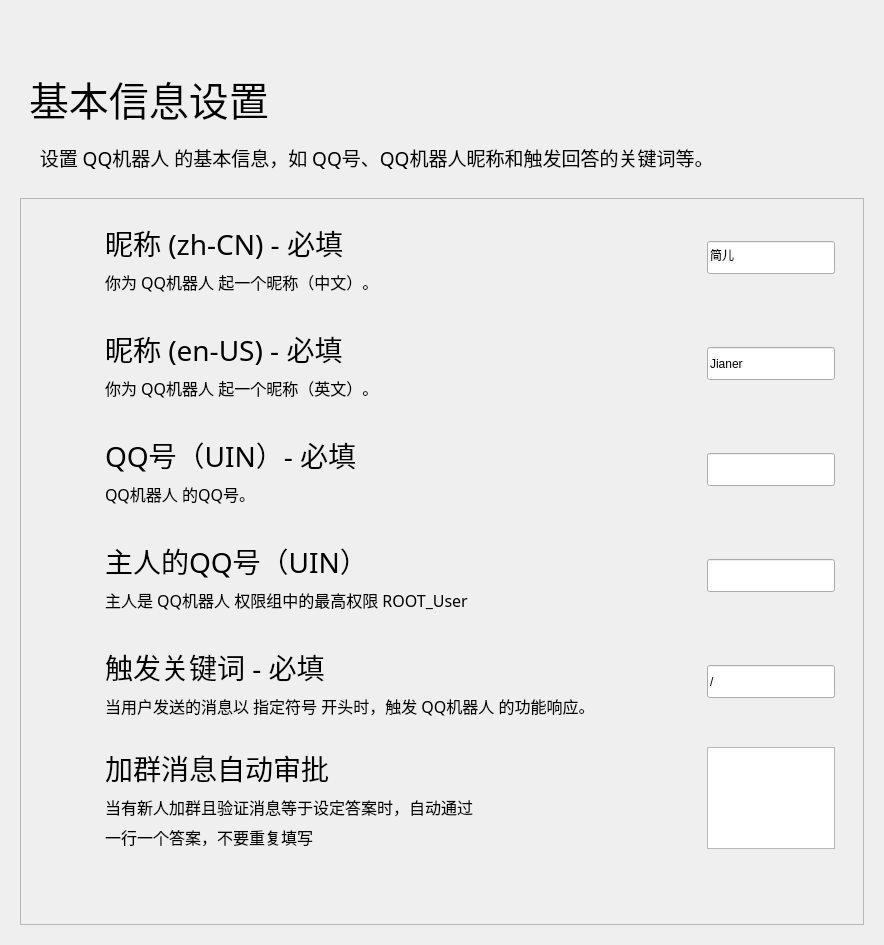
<?xml version="1.0" encoding="UTF-8"?>
<ui version="4.0">
 <class>Form</class>
 <widget class="QWidget" name="Form">
  <property name="geometry">
   <rect>
    <x>0</x>
    <y>0</y>
    <width>884</width>
    <height>945</height>
   </rect>
  </property>
  <property name="minimumSize">
   <size>
    <width>650</width>
    <height>465</height>
   </size>
  </property>
  <property name="windowTitle">
   <string>林浅月 - 设置基本信息</string>
  </property>
  <layout class="QHBoxLayout" name="horizontalLayout">
   <item>
    <widget class="PopUpAniStackedWidget" name="PopUpAniStackedWidget">
     <property name="minimumSize">
      <size>
       <width>0</width>
       <height>0</height>
      </size>
     </property>
     <widget class="QWidget" name="page">
      <layout class="QVBoxLayout" name="verticalLayout">
       <item>
        <spacer name="spacer">
         <property name="orientation">
          <enum>Qt::Vertical</enum>
         </property>
         <property name="sizeType">
          <enum>QSizePolicy::Fixed</enum>
         </property>
         <property name="sizeHint" stdset="0">
          <size>
           <width>20</width>
           <height>40</height>
          </size>
         </property>
        </spacer>
       </item>
       <item>
        <widget class="QWidget" name="widget" native="true">
         <property name="maximumSize">
          <size>
           <width>16777215</width>
           <height>88</height>
          </size>
         </property>
         <layout class="QHBoxLayout" name="horizontalLayout_2">
          <item>
           <widget class="LargeTitleLabel" name="LargeTitleLabel">
            <property name="font">
             <font>
              <family>HarmonyOS Sans SC Medium</family>
              <pointsize>30</pointsize>
              <bold>false</bold>
             </font>
            </property>
            <property name="text">
             <string>基本信息设置</string>
            </property>
           </widget>
          </item>
         </layout>
        </widget>
       </item>
       <item>
        <widget class="SubtitleLabel" name="SubtitleLabel_5">
         <property name="font">
          <font>
           <family>HarmonyOS Sans SC Medium</family>
           <pointsize>14</pointsize>
           <bold>false</bold>
          </font>
         </property>
         <property name="text">
          <string>    设置 QQ机器人 的基本信息，如 QQ号、QQ机器人昵称和触发回答的关键词等。</string>
         </property>
         <property name="wordWrap">
          <bool>true</bool>
         </property>
        </widget>
       </item>
       <item>
        <spacer name="verticalSpacer_32">
         <property name="orientation">
          <enum>Qt::Vertical</enum>
         </property>
         <property name="sizeType">
          <enum>QSizePolicy::Fixed</enum>
         </property>
         <property name="sizeHint" stdset="0">
          <size>
           <width>20</width>
           <height>20</height>
          </size>
         </property>
        </spacer>
       </item>
       <item>
        <widget class="SmoothScrollArea" name="SmoothScrollArea">
         <property name="frameShadow">
          <enum>QFrame::Raised</enum>
         </property>
         <property name="widgetResizable">
          <bool>true</bool>
         </property>
         <widget class="QWidget" name="scrollAreaWidgetContents">
          <property name="geometry">
           <rect>
            <x>0</x>
            <y>0</y>
            <width>846</width>
            <height>725</height>
           </rect>
          </property>
          <layout class="QVBoxLayout" name="verticalLayout_2">
           <item>
            <layout class="QGridLayout" name="gridLayout">
             <item row="2" column="0">
              <widget class="CardWidget" name="Edit_Icon_Settings_2">
               <property name="maximumSize">
                <size>
                 <width>16777215</width>
                 <height>100</height>
                </size>
               </property>
               <layout class="QHBoxLayout" name="horizontalLayout_6">
                <item>
                 <spacer name="horizontalSpacer_14">
                  <property name="orientation">
                   <enum>Qt::Horizontal</enum>
                  </property>
                  <property name="sizeType">
                   <enum>QSizePolicy::Fixed</enum>
                  </property>
                  <property name="sizeHint" stdset="0">
                   <size>
                    <width>10</width>
                    <height>20</height>
                   </size>
                  </property>
                 </spacer>
                </item>
                <item>
                 <widget class="IconWidget" name="IconWidget_5">
                  <property name="enabled">
                   <bool>true</bool>
                  </property>
                  <property name="minimumSize">
                   <size>
                    <width>40</width>
                    <height>40</height>
                   </size>
                  </property>
                  <property name="maximumSize">
                   <size>
                    <width>40</width>
                    <height>40</height>
                   </size>
                  </property>
                 </widget>
                </item>
                <item>
                 <spacer name="horizontalSpacer_15">
                  <property name="orientation">
                   <enum>Qt::Horizontal</enum>
                  </property>
                  <property name="sizeType">
                   <enum>QSizePolicy::Fixed</enum>
                  </property>
                  <property name="sizeHint" stdset="0">
                   <size>
                    <width>10</width>
                    <height>20</height>
                   </size>
                  </property>
                 </spacer>
                </item>
                <item>
                 <layout class="QVBoxLayout" name="verticalLayout_6">
                  <item>
                   <spacer name="verticalSpacer_33">
                    <property name="orientation">
                     <enum>Qt::Vertical</enum>
                    </property>
                    <property name="sizeType">
                     <enum>QSizePolicy::Expanding</enum>
                    </property>
                    <property name="sizeHint" stdset="0">
                     <size>
                      <width>20</width>
                      <height>5</height>
                     </size>
                    </property>
                   </spacer>
                  </item>
                  <item>
                   <widget class="TitleLabel" name="TitleLabel_5">
                    <property name="maximumSize">
                     <size>
                      <width>16777215</width>
                      <height>50</height>
                     </size>
                    </property>
                    <property name="font">
                     <font>
                      <family>HarmonyOS Sans SC</family>
                      <pointsize>21</pointsize>
                      <bold>false</bold>
                     </font>
                    </property>
                    <property name="text">
                     <string>QQ号（UIN）- 必填</string>
                    </property>
                   </widget>
                  </item>
                  <item>
                   <widget class="SubtitleLabel" name="SubtitleLabel_6">
                    <property name="font">
                     <font>
                      <family>HarmonyOS Sans SC</family>
                      <pointsize>12</pointsize>
                      <bold>false</bold>
                     </font>
                    </property>
                    <property name="text">
                     <string>QQ机器人 的QQ号。</string>
                    </property>
                    <property name="textFormat">
                     <enum>Qt::AutoText</enum>
                    </property>
                    <property name="scaledContents">
                     <bool>false</bool>
                    </property>
                    <property name="wordWrap">
                     <bool>true</bool>
                    </property>
                   </widget>
                  </item>
                  <item>
                   <spacer name="verticalSpacer_34">
                    <property name="orientation">
                     <enum>Qt::Vertical</enum>
                    </property>
                    <property name="sizeType">
                     <enum>QSizePolicy::Expanding</enum>
                    </property>
                    <property name="sizeHint" stdset="0">
                     <size>
                      <width>20</width>
                      <height>5</height>
                     </size>
                    </property>
                   </spacer>
                  </item>
                 </layout>
                </item>
                <item>
                 <widget class="LineEdit" name="LineEdit_4">
                  <property name="maximumSize">
                   <size>
                    <width>128</width>
                    <height>33</height>
                   </size>
                  </property>
                  <property name="text">
                   <string/>
                  </property>
                 </widget>
                </item>
                <item>
                 <spacer name="horizontalSpacer_16">
                  <property name="orientation">
                   <enum>Qt::Horizontal</enum>
                  </property>
                  <property name="sizeType">
                   <enum>QSizePolicy::Fixed</enum>
                  </property>
                  <property name="sizeHint" stdset="0">
                   <size>
                    <width>10</width>
                    <height>20</height>
                   </size>
                  </property>
                 </spacer>
                </item>
               </layout>
              </widget>
             </item>
             <item row="4" column="0">
              <widget class="CardWidget" name="Edit_Icon_Settings_3">
               <property name="maximumSize">
                <size>
                 <width>16777215</width>
                 <height>100</height>
                </size>
               </property>
               <layout class="QHBoxLayout" name="horizontalLayout_7">
                <item>
                 <spacer name="horizontalSpacer_17">
                  <property name="orientation">
                   <enum>Qt::Horizontal</enum>
                  </property>
                  <property name="sizeType">
                   <enum>QSizePolicy::Fixed</enum>
                  </property>
                  <property name="sizeHint" stdset="0">
                   <size>
                    <width>10</width>
                    <height>20</height>
                   </size>
                  </property>
                 </spacer>
                </item>
                <item>
                 <widget class="IconWidget" name="IconWidget_6">
                  <property name="enabled">
                   <bool>true</bool>
                  </property>
                  <property name="minimumSize">
                   <size>
                    <width>40</width>
                    <height>40</height>
                   </size>
                  </property>
                  <property name="maximumSize">
                   <size>
                    <width>40</width>
                    <height>40</height>
                   </size>
                  </property>
                 </widget>
                </item>
                <item>
                 <spacer name="horizontalSpacer_18">
                  <property name="orientation">
                   <enum>Qt::Horizontal</enum>
                  </property>
                  <property name="sizeType">
                   <enum>QSizePolicy::Fixed</enum>
                  </property>
                  <property name="sizeHint" stdset="0">
                   <size>
                    <width>10</width>
                    <height>20</height>
                   </size>
                  </property>
                 </spacer>
                </item>
                <item>
                 <layout class="QVBoxLayout" name="verticalLayout_7">
                  <item>
                   <spacer name="verticalSpacer_35">
                    <property name="orientation">
                     <enum>Qt::Vertical</enum>
                    </property>
                    <property name="sizeType">
                     <enum>QSizePolicy::Expanding</enum>
                    </property>
                    <property name="sizeHint" stdset="0">
                     <size>
                      <width>20</width>
                      <height>5</height>
                     </size>
                    </property>
                   </spacer>
                  </item>
                  <item>
                   <widget class="TitleLabel" name="TitleLabel_6">
                    <property name="maximumSize">
                     <size>
                      <width>16777215</width>
                      <height>50</height>
                     </size>
                    </property>
                    <property name="font">
                     <font>
                      <family>HarmonyOS Sans SC</family>
                      <pointsize>21</pointsize>
                      <bold>false</bold>
                     </font>
                    </property>
                    <property name="text">
                     <string>触发关键词 - 必填</string>
                    </property>
                   </widget>
                  </item>
                  <item>
                   <widget class="SubtitleLabel" name="SubtitleLabel_7">
                    <property name="font">
                     <font>
                      <family>HarmonyOS Sans SC</family>
                      <pointsize>12</pointsize>
                      <bold>false</bold>
                     </font>
                    </property>
                    <property name="text">
                     <string>当用户发送的消息以 指定符号 开头时，触发 QQ机器人 的功能响应。</string>
                    </property>
                    <property name="textFormat">
                     <enum>Qt::AutoText</enum>
                    </property>
                    <property name="scaledContents">
                     <bool>false</bool>
                    </property>
                    <property name="wordWrap">
                     <bool>true</bool>
                    </property>
                   </widget>
                  </item>
                  <item>
                   <spacer name="verticalSpacer_36">
                    <property name="orientation">
                     <enum>Qt::Vertical</enum>
                    </property>
                    <property name="sizeType">
                     <enum>QSizePolicy::Expanding</enum>
                    </property>
                    <property name="sizeHint" stdset="0">
                     <size>
                      <width>20</width>
                      <height>5</height>
                     </size>
                    </property>
                   </spacer>
                  </item>
                 </layout>
                </item>
                <item>
                 <widget class="LineEdit" name="LineEdit_5">
                  <property name="maximumSize">
                   <size>
                    <width>128</width>
                    <height>33</height>
                   </size>
                  </property>
                  <property name="text">
                   <string>/</string>
                  </property>
                 </widget>
                </item>
                <item>
                 <spacer name="horizontalSpacer_19">
                  <property name="orientation">
                   <enum>Qt::Horizontal</enum>
                  </property>
                  <property name="sizeType">
                   <enum>QSizePolicy::Fixed</enum>
                  </property>
                  <property name="sizeHint" stdset="0">
                   <size>
                    <width>10</width>
                    <height>20</height>
                   </size>
                  </property>
                 </spacer>
                </item>
               </layout>
              </widget>
             </item>
             <item row="0" column="0">
              <widget class="CardWidget" name="Edit_Icon_Settings">
               <property name="maximumSize">
                <size>
                 <width>16777215</width>
                 <height>100</height>
                </size>
               </property>
               <layout class="QHBoxLayout" name="horizontalLayout_3">
                <item>
                 <spacer name="horizontalSpacer_5">
                  <property name="orientation">
                   <enum>Qt::Horizontal</enum>
                  </property>
                  <property name="sizeType">
                   <enum>QSizePolicy::Fixed</enum>
                  </property>
                  <property name="sizeHint" stdset="0">
                   <size>
                    <width>10</width>
                    <height>20</height>
                   </size>
                  </property>
                 </spacer>
                </item>
                <item>
                 <widget class="IconWidget" name="IconWidget_2">
                  <property name="enabled">
                   <bool>true</bool>
                  </property>
                  <property name="minimumSize">
                   <size>
                    <width>40</width>
                    <height>40</height>
                   </size>
                  </property>
                  <property name="maximumSize">
                   <size>
                    <width>40</width>
                    <height>40</height>
                   </size>
                  </property>
                 </widget>
                </item>
                <item>
                 <spacer name="horizontalSpacer_6">
                  <property name="orientation">
                   <enum>Qt::Horizontal</enum>
                  </property>
                  <property name="sizeType">
                   <enum>QSizePolicy::Fixed</enum>
                  </property>
                  <property name="sizeHint" stdset="0">
                   <size>
                    <width>10</width>
                    <height>20</height>
                   </size>
                  </property>
                 </spacer>
                </item>
                <item>
                 <layout class="QVBoxLayout" name="verticalLayout_3">
                  <item>
                   <spacer name="verticalSpacer_26">
                    <property name="orientation">
                     <enum>Qt::Vertical</enum>
                    </property>
                    <property name="sizeType">
                     <enum>QSizePolicy::Expanding</enum>
                    </property>
                    <property name="sizeHint" stdset="0">
                     <size>
                      <width>20</width>
                      <height>5</height>
                     </size>
                    </property>
                   </spacer>
                  </item>
                  <item>
                   <widget class="TitleLabel" name="TitleLabel_2">
                    <property name="maximumSize">
                     <size>
                      <width>16777215</width>
                      <height>50</height>
                     </size>
                    </property>
                    <property name="font">
                     <font>
                      <family>HarmonyOS Sans SC</family>
                      <pointsize>21</pointsize>
                      <bold>false</bold>
                     </font>
                    </property>
                    <property name="text">
                     <string>昵称 (zh-CN) - 必填</string>
                    </property>
                   </widget>
                  </item>
                  <item>
                   <widget class="SubtitleLabel" name="SubtitleLabel_2">
                    <property name="font">
                     <font>
                      <family>HarmonyOS Sans SC</family>
                      <pointsize>12</pointsize>
                      <bold>false</bold>
                     </font>
                    </property>
                    <property name="text">
                     <string>你为 QQ机器人 起一个昵称（中文）。</string>
                    </property>
                    <property name="textFormat">
                     <enum>Qt::AutoText</enum>
                    </property>
                    <property name="scaledContents">
                     <bool>false</bool>
                    </property>
                    <property name="wordWrap">
                     <bool>true</bool>
                    </property>
                   </widget>
                  </item>
                  <item>
                   <spacer name="verticalSpacer_27">
                    <property name="orientation">
                     <enum>Qt::Vertical</enum>
                    </property>
                    <property name="sizeType">
                     <enum>QSizePolicy::Expanding</enum>
                    </property>
                    <property name="sizeHint" stdset="0">
                     <size>
                      <width>20</width>
                      <height>5</height>
                     </size>
                    </property>
                   </spacer>
                  </item>
                 </layout>
                </item>
                <item>
                 <widget class="LineEdit" name="LineEdit">
                  <property name="maximumSize">
                   <size>
                    <width>128</width>
                    <height>33</height>
                   </size>
                  </property>
                  <property name="text">
                   <string>简儿</string>
                  </property>
                 </widget>
                </item>
                <item>
                 <spacer name="horizontalSpacer_11">
                  <property name="orientation">
                   <enum>Qt::Horizontal</enum>
                  </property>
                  <property name="sizeType">
                   <enum>QSizePolicy::Fixed</enum>
                  </property>
                  <property name="sizeHint" stdset="0">
                   <size>
                    <width>10</width>
                    <height>20</height>
                   </size>
                  </property>
                 </spacer>
                </item>
               </layout>
              </widget>
             </item>
             <item row="3" column="0">
              <widget class="CardWidget" name="Edit_Icon_Settings_6">
               <property name="maximumSize">
                <size>
                 <width>16777215</width>
                 <height>100</height>
                </size>
               </property>
               <layout class="QHBoxLayout" name="horizontalLayout_4">
                <item>
                 <spacer name="horizontalSpacer_7">
                  <property name="orientation">
                   <enum>Qt::Horizontal</enum>
                  </property>
                  <property name="sizeType">
                   <enum>QSizePolicy::Fixed</enum>
                  </property>
                  <property name="sizeHint" stdset="0">
                   <size>
                    <width>10</width>
                    <height>20</height>
                   </size>
                  </property>
                 </spacer>
                </item>
                <item>
                 <widget class="IconWidget" name="IconWidget_3">
                  <property name="enabled">
                   <bool>true</bool>
                  </property>
                  <property name="minimumSize">
                   <size>
                    <width>40</width>
                    <height>40</height>
                   </size>
                  </property>
                  <property name="maximumSize">
                   <size>
                    <width>40</width>
                    <height>40</height>
                   </size>
                  </property>
                 </widget>
                </item>
                <item>
                 <spacer name="horizontalSpacer_8">
                  <property name="orientation">
                   <enum>Qt::Horizontal</enum>
                  </property>
                  <property name="sizeType">
                   <enum>QSizePolicy::Fixed</enum>
                  </property>
                  <property name="sizeHint" stdset="0">
                   <size>
                    <width>10</width>
                    <height>20</height>
                   </size>
                  </property>
                 </spacer>
                </item>
                <item>
                 <layout class="QVBoxLayout" name="verticalLayout_4">
                  <item>
                   <spacer name="verticalSpacer_28">
                    <property name="orientation">
                     <enum>Qt::Vertical</enum>
                    </property>
                    <property name="sizeType">
                     <enum>QSizePolicy::Expanding</enum>
                    </property>
                    <property name="sizeHint" stdset="0">
                     <size>
                      <width>20</width>
                      <height>5</height>
                     </size>
                    </property>
                   </spacer>
                  </item>
                  <item>
                   <widget class="TitleLabel" name="TitleLabel_3">
                    <property name="maximumSize">
                     <size>
                      <width>16777215</width>
                      <height>50</height>
                     </size>
                    </property>
                    <property name="font">
                     <font>
                      <family>HarmonyOS Sans SC</family>
                      <pointsize>21</pointsize>
                      <bold>false</bold>
                     </font>
                    </property>
                    <property name="text">
                     <string>主人的QQ号（UIN）</string>
                    </property>
                   </widget>
                  </item>
                  <item>
                   <widget class="SubtitleLabel" name="SubtitleLabel_3">
                    <property name="font">
                     <font>
                      <family>HarmonyOS Sans SC</family>
                      <pointsize>12</pointsize>
                      <bold>false</bold>
                     </font>
                    </property>
                    <property name="text">
                     <string>主人是 QQ机器人 权限组中的最高权限 ROOT_User</string>
                    </property>
                    <property name="textFormat">
                     <enum>Qt::AutoText</enum>
                    </property>
                    <property name="scaledContents">
                     <bool>false</bool>
                    </property>
                    <property name="wordWrap">
                     <bool>true</bool>
                    </property>
                   </widget>
                  </item>
                  <item>
                   <spacer name="verticalSpacer_29">
                    <property name="orientation">
                     <enum>Qt::Vertical</enum>
                    </property>
                    <property name="sizeType">
                     <enum>QSizePolicy::Expanding</enum>
                    </property>
                    <property name="sizeHint" stdset="0">
                     <size>
                      <width>20</width>
                      <height>5</height>
                     </size>
                    </property>
                   </spacer>
                  </item>
                 </layout>
                </item>
                <item>
                 <widget class="LineEdit" name="LineEdit_2">
                  <property name="maximumSize">
                   <size>
                    <width>128</width>
                    <height>33</height>
                   </size>
                  </property>
                 </widget>
                </item>
                <item>
                 <spacer name="horizontalSpacer_12">
                  <property name="orientation">
                   <enum>Qt::Horizontal</enum>
                  </property>
                  <property name="sizeType">
                   <enum>QSizePolicy::Fixed</enum>
                  </property>
                  <property name="sizeHint" stdset="0">
                   <size>
                    <width>10</width>
                    <height>20</height>
                   </size>
                  </property>
                 </spacer>
                </item>
               </layout>
              </widget>
             </item>
             <item row="6" column="0">
              <spacer name="verticalSpacer">
               <property name="orientation">
                <enum>Qt::Vertical</enum>
               </property>
               <property name="sizeHint" stdset="0">
                <size>
                 <width>20</width>
                 <height>40</height>
                </size>
               </property>
              </spacer>
             </item>
             <item row="1" column="0">
              <widget class="CardWidget" name="Edit_Icon_Settings_4">
               <property name="maximumSize">
                <size>
                 <width>16777215</width>
                 <height>100</height>
                </size>
               </property>
               <layout class="QHBoxLayout" name="horizontalLayout_8">
                <item>
                 <spacer name="horizontalSpacer_20">
                  <property name="orientation">
                   <enum>Qt::Horizontal</enum>
                  </property>
                  <property name="sizeType">
                   <enum>QSizePolicy::Fixed</enum>
                  </property>
                  <property name="sizeHint" stdset="0">
                   <size>
                    <width>10</width>
                    <height>20</height>
                   </size>
                  </property>
                 </spacer>
                </item>
                <item>
                 <widget class="IconWidget" name="IconWidget_7">
                  <property name="enabled">
                   <bool>true</bool>
                  </property>
                  <property name="minimumSize">
                   <size>
                    <width>40</width>
                    <height>40</height>
                   </size>
                  </property>
                  <property name="maximumSize">
                   <size>
                    <width>40</width>
                    <height>40</height>
                   </size>
                  </property>
                 </widget>
                </item>
                <item>
                 <spacer name="horizontalSpacer_21">
                  <property name="orientation">
                   <enum>Qt::Horizontal</enum>
                  </property>
                  <property name="sizeType">
                   <enum>QSizePolicy::Fixed</enum>
                  </property>
                  <property name="sizeHint" stdset="0">
                   <size>
                    <width>10</width>
                    <height>20</height>
                   </size>
                  </property>
                 </spacer>
                </item>
                <item>
                 <layout class="QVBoxLayout" name="verticalLayout_8">
                  <item>
                   <spacer name="verticalSpacer_37">
                    <property name="orientation">
                     <enum>Qt::Vertical</enum>
                    </property>
                    <property name="sizeType">
                     <enum>QSizePolicy::Expanding</enum>
                    </property>
                    <property name="sizeHint" stdset="0">
                     <size>
                      <width>20</width>
                      <height>5</height>
                     </size>
                    </property>
                   </spacer>
                  </item>
                  <item>
                   <widget class="TitleLabel" name="TitleLabel_7">
                    <property name="maximumSize">
                     <size>
                      <width>16777215</width>
                      <height>50</height>
                     </size>
                    </property>
                    <property name="font">
                     <font>
                      <family>HarmonyOS Sans SC</family>
                      <pointsize>21</pointsize>
                      <bold>false</bold>
                     </font>
                    </property>
                    <property name="text">
                     <string>昵称 (en-US) - 必填</string>
                    </property>
                   </widget>
                  </item>
                  <item>
                   <widget class="SubtitleLabel" name="SubtitleLabel_8">
                    <property name="font">
                     <font>
                      <family>HarmonyOS Sans SC</family>
                      <pointsize>12</pointsize>
                      <bold>false</bold>
                     </font>
                    </property>
                    <property name="text">
                     <string>你为 QQ机器人 起一个昵称（英文）。</string>
                    </property>
                    <property name="textFormat">
                     <enum>Qt::AutoText</enum>
                    </property>
                    <property name="scaledContents">
                     <bool>false</bool>
                    </property>
                    <property name="wordWrap">
                     <bool>true</bool>
                    </property>
                   </widget>
                  </item>
                  <item>
                   <spacer name="verticalSpacer_38">
                    <property name="orientation">
                     <enum>Qt::Vertical</enum>
                    </property>
                    <property name="sizeType">
                     <enum>QSizePolicy::Expanding</enum>
                    </property>
                    <property name="sizeHint" stdset="0">
                     <size>
                      <width>20</width>
                      <height>5</height>
                     </size>
                    </property>
                   </spacer>
                  </item>
                 </layout>
                </item>
                <item>
                 <widget class="LineEdit" name="LineEdit_6">
                  <property name="maximumSize">
                   <size>
                    <width>128</width>
                    <height>33</height>
                   </size>
                  </property>
                  <property name="text">
                   <string>Jianer</string>
                  </property>
                 </widget>
                </item>
                <item>
                 <spacer name="horizontalSpacer_22">
                  <property name="orientation">
                   <enum>Qt::Horizontal</enum>
                  </property>
                  <property name="sizeType">
                   <enum>QSizePolicy::Fixed</enum>
                  </property>
                  <property name="sizeHint" stdset="0">
                   <size>
                    <width>10</width>
                    <height>20</height>
                   </size>
                  </property>
                 </spacer>
                </item>
               </layout>
              </widget>
             </item>
             <item row="5" column="0">
              <widget class="CardWidget" name="Edit_Icon_Settings_5">
               <property name="maximumSize">
                <size>
                 <width>16777215</width>
                 <height>120</height>
                </size>
               </property>
               <layout class="QHBoxLayout" name="horizontalLayout_9">
                <item>
                 <spacer name="horizontalSpacer_23">
                  <property name="orientation">
                   <enum>Qt::Horizontal</enum>
                  </property>
                  <property name="sizeType">
                   <enum>QSizePolicy::Fixed</enum>
                  </property>
                  <property name="sizeHint" stdset="0">
                   <size>
                    <width>10</width>
                    <height>20</height>
                   </size>
                  </property>
                 </spacer>
                </item>
                <item>
                 <widget class="IconWidget" name="IconWidget_8">
                  <property name="enabled">
                   <bool>true</bool>
                  </property>
                  <property name="minimumSize">
                   <size>
                    <width>40</width>
                    <height>40</height>
                   </size>
                  </property>
                  <property name="maximumSize">
                   <size>
                    <width>40</width>
                    <height>40</height>
                   </size>
                  </property>
                 </widget>
                </item>
                <item>
                 <spacer name="horizontalSpacer_24">
                  <property name="orientation">
                   <enum>Qt::Horizontal</enum>
                  </property>
                  <property name="sizeType">
                   <enum>QSizePolicy::Fixed</enum>
                  </property>
                  <property name="sizeHint" stdset="0">
                   <size>
                    <width>10</width>
                    <height>20</height>
                   </size>
                  </property>
                 </spacer>
                </item>
                <item>
                 <layout class="QVBoxLayout" name="verticalLayout_9">
                  <item>
                   <spacer name="verticalSpacer_39">
                    <property name="orientation">
                     <enum>Qt::Vertical</enum>
                    </property>
                    <property name="sizeType">
                     <enum>QSizePolicy::Expanding</enum>
                    </property>
                    <property name="sizeHint" stdset="0">
                     <size>
                      <width>20</width>
                      <height>5</height>
                     </size>
                    </property>
                   </spacer>
                  </item>
                  <item>
                   <widget class="TitleLabel" name="TitleLabel_8">
                    <property name="maximumSize">
                     <size>
                      <width>16777215</width>
                      <height>50</height>
                     </size>
                    </property>
                    <property name="font">
                     <font>
                      <family>HarmonyOS Sans SC</family>
                      <pointsize>21</pointsize>
                      <bold>false</bold>
                     </font>
                    </property>
                    <property name="text">
                     <string>加群消息自动审批</string>
                    </property>
                   </widget>
                  </item>
                  <item>
                   <widget class="SubtitleLabel" name="SubtitleLabel_9">
                    <property name="font">
                     <font>
                      <family>HarmonyOS Sans SC</family>
                      <pointsize>12</pointsize>
                      <bold>false</bold>
                     </font>
                    </property>
                    <property name="text">
                     <string>当有新人加群且验证消息等于设定答案时，自动通过</string>
                    </property>
                    <property name="textFormat">
                     <enum>Qt::AutoText</enum>
                    </property>
                    <property name="scaledContents">
                     <bool>false</bool>
                    </property>
                    <property name="wordWrap">
                     <bool>true</bool>
                    </property>
                   </widget>
                  </item>
                  <item>
                   <widget class="SubtitleLabel" name="SubtitleLabel_10">
                    <property name="font">
                     <font>
                      <family>HarmonyOS Sans SC</family>
                      <pointsize>12</pointsize>
                      <bold>false</bold>
                     </font>
                    </property>
                    <property name="text">
                     <string>一行一个答案，不要重复填写</string>
                    </property>
                    <property name="textFormat">
                     <enum>Qt::AutoText</enum>
                    </property>
                    <property name="scaledContents">
                     <bool>false</bool>
                    </property>
                    <property name="wordWrap">
                     <bool>true</bool>
                    </property>
                   </widget>
                  </item>
                  <item>
                   <spacer name="verticalSpacer_40">
                    <property name="orientation">
                     <enum>Qt::Vertical</enum>
                    </property>
                    <property name="sizeType">
                     <enum>QSizePolicy::Expanding</enum>
                    </property>
                    <property name="sizeHint" stdset="0">
                     <size>
                      <width>20</width>
                      <height>5</height>
                     </size>
                    </property>
                   </spacer>
                  </item>
                 </layout>
                </item>
                <item>
                 <widget class="PlainTextEdit" name="PlainTextEdit">
                  <property name="maximumSize">
                   <size>
                    <width>128</width>
                    <height>16777215</height>
                   </size>
                  </property>
                 </widget>
                </item>
                <item>
                 <spacer name="horizontalSpacer_25">
                  <property name="orientation">
                   <enum>Qt::Horizontal</enum>
                  </property>
                  <property name="sizeType">
                   <enum>QSizePolicy::Fixed</enum>
                  </property>
                  <property name="sizeHint" stdset="0">
                   <size>
                    <width>10</width>
                    <height>20</height>
                   </size>
                  </property>
                 </spacer>
                </item>
               </layout>
              </widget>
             </item>
            </layout>
           </item>
          </layout>
         </widget>
        </widget>
       </item>
      </layout>
     </widget>
    </widget>
   </item>
  </layout>
 </widget>
 <customwidgets>
  <customwidget>
   <class>IconWidget</class>
   <extends>QWidget</extends>
   <header>qfluentwidgets</header>
  </customwidget>
  <customwidget>
   <class>CardWidget</class>
   <extends>QFrame</extends>
   <header>qfluentwidgets</header>
   <container>1</container>
  </customwidget>
  <customwidget>
   <class>SmoothScrollArea</class>
   <extends>QScrollArea</extends>
   <header>qfluentwidgets</header>
   <container>1</container>
  </customwidget>
  <customwidget>
   <class>PopUpAniStackedWidget</class>
   <extends>QStackedWidget</extends>
   <header>qfluentwidgets</header>
   <container>1</container>
  </customwidget>
  <customwidget>
   <class>SubtitleLabel</class>
   <extends>QLabel</extends>
   <header>qfluentwidgets</header>
  </customwidget>
  <customwidget>
   <class>TitleLabel</class>
   <extends>QLabel</extends>
   <header>qfluentwidgets</header>
  </customwidget>
  <customwidget>
   <class>LargeTitleLabel</class>
   <extends>QLabel</extends>
   <header>qfluentwidgets</header>
  </customwidget>
  <customwidget>
   <class>LineEdit</class>
   <extends>QLineEdit</extends>
   <header>qfluentwidgets</header>
  </customwidget>
  <customwidget>
   <class>PlainTextEdit</class>
   <extends>QPlainTextEdit</extends>
   <header>qfluentwidgets</header>
  </customwidget>
 </customwidgets>
 <resources>
  <include location="JianerSetupWizard.qrc"/>
 </resources>
 <connections/>
</ui>
